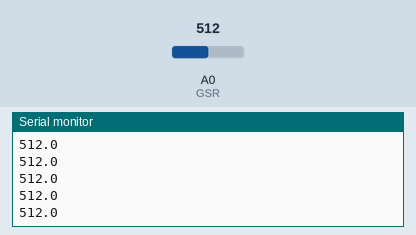
Simulated run of this sketch. Board: Arduino Uno, built with avr-gcc and run on an emulated ATmega328P. Parts: the last lines printed to the serial monitor. The test bench sets the inputs (shaded band); at power-on: A0 (GSR) = 512.

Above: at 1.2 s.
1.3 s: A0 (GSR) set to 716
At 1.35 s:
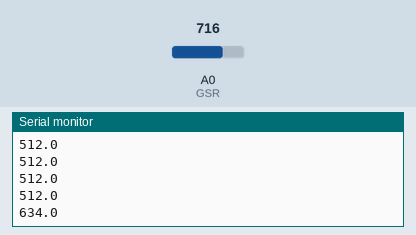
2.8 s: A0 (GSR) set to 900
At 2.84 s:
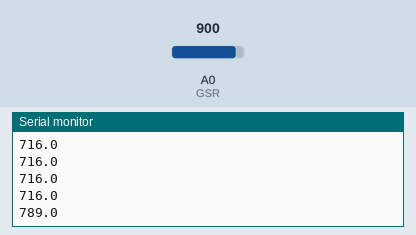
Timing chart, 0 to 5.8 s (numbered marks = the images above; inputs shaded):
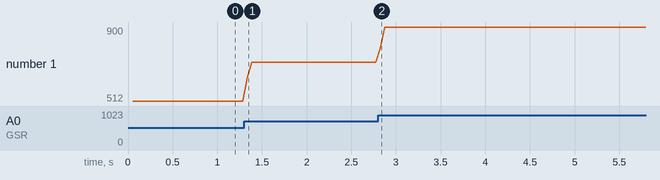

Measured:
- after the input at 1.3 s, the serial monitor: prints a new line at once (image 1)
- after the input at 2.8 s, the serial monitor: prints a new line at once (image 2)
- plotted number 1: 512 → 716 after the input at 1.3 s, 716 → 900 after the input at 2.8 s

The sketch:

GSR_wo_MS.ino
```cpp
const int GSR=A0;
int sensorValue=0;
int gsr_average=0;

char dataStr[100]= "";
char buffer[7];

void setup(){
  Serial.begin(9600);
}

void loop(){
  dataStr[0] = 0; //clean out string
  long sum=0;
  for(int i=0;i<10;i++)           //Average the 10 measurements to remove the glitch
      {
      sensorValue=analogRead(GSR);
      sum += sensorValue;
      delay(5);
      }

   gsr_average = sum/10;
   dtostrf(gsr_average, 2, 1, buffer);
   strcat(dataStr, buffer); //add it to the end
   strcat(dataStr, 0); //terminate correctly
   Serial.println(dataStr);
}
```
